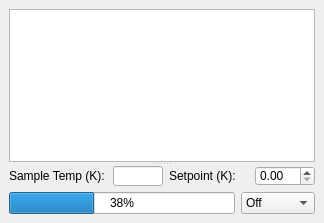
<?xml version="1.0" encoding="UTF-8"?>
<ui version="4.0">
 <class>MainWindow</class>
 <widget class="QMainWindow" name="MainWindow">
  <property name="geometry">
   <rect>
    <x>0</x>
    <y>0</y>
    <width>324</width>
    <height>223</height>
   </rect>
  </property>
  <property name="sizePolicy">
   <sizepolicy hsizetype="Fixed" vsizetype="Fixed">
    <horstretch>0</horstretch>
    <verstretch>0</verstretch>
   </sizepolicy>
  </property>
  <property name="minimumSize">
   <size>
    <width>50</width>
    <height>20</height>
   </size>
  </property>
  <property name="maximumSize">
   <size>
    <width>16777215</width>
    <height>16777215</height>
   </size>
  </property>
  <property name="windowTitle">
   <string>Sample Monitor</string>
  </property>
  <widget class="QWidget" name="centralwidget">
   <property name="sizePolicy">
    <sizepolicy hsizetype="Preferred" vsizetype="Preferred">
     <horstretch>0</horstretch>
     <verstretch>0</verstretch>
    </sizepolicy>
   </property>
   <property name="minimumSize">
    <size>
     <width>1</width>
     <height>1</height>
    </size>
   </property>
   <property name="maximumSize">
    <size>
     <width>16777215</width>
     <height>16777215</height>
    </size>
   </property>
   <layout class="QHBoxLayout" name="horizontalLayout">
    <item>
     <widget class="QSplitter" name="splitter">
      <property name="minimumSize">
       <size>
        <width>50</width>
        <height>20</height>
       </size>
      </property>
      <property name="orientation">
       <enum>Qt::Vertical</enum>
      </property>
      <widget class="PlotWidget" name="gTemp">
       <property name="enabled">
        <bool>true</bool>
       </property>
       <property name="sizePolicy">
        <sizepolicy hsizetype="Preferred" vsizetype="Preferred">
         <horstretch>0</horstretch>
         <verstretch>0</verstretch>
        </sizepolicy>
       </property>
       <property name="minimumSize">
        <size>
         <width>1</width>
         <height>1</height>
        </size>
       </property>
       <property name="sizeIncrement">
        <size>
         <width>1</width>
         <height>1</height>
        </size>
       </property>
      </widget>
      <widget class="QWidget" name="layoutWidget">
       <layout class="QVBoxLayout" name="verticalLayout">
        <item>
         <layout class="QHBoxLayout" name="horizontalLayout_4" stretch="1,1,1,1,1">
          <item>
           <widget class="QLabel" name="lSampleTemp">
            <property name="minimumSize">
             <size>
              <width>110</width>
              <height>20</height>
             </size>
            </property>
            <property name="text">
             <string>Sample Temp (K):  </string>
            </property>
           </widget>
          </item>
          <item>
           <widget class="QLineEdit" name="tTemp">
            <property name="sizePolicy">
             <sizepolicy hsizetype="Expanding" vsizetype="Fixed">
              <horstretch>1</horstretch>
              <verstretch>0</verstretch>
             </sizepolicy>
            </property>
            <property name="minimumSize">
             <size>
              <width>50</width>
              <height>20</height>
             </size>
            </property>
            <property name="cursor">
             <cursorShape>IBeamCursor</cursorShape>
            </property>
            <property name="readOnly">
             <bool>true</bool>
            </property>
           </widget>
          </item>
          <item>
           <spacer name="horizontalSpacer">
            <property name="orientation">
             <enum>Qt::Horizontal</enum>
            </property>
            <property name="sizeHint" stdset="0">
             <size>
              <width>0</width>
              <height>0</height>
             </size>
            </property>
           </spacer>
          </item>
          <item>
           <widget class="QLabel" name="lSetpoint">
            <property name="minimumSize">
             <size>
              <width>80</width>
              <height>20</height>
             </size>
            </property>
            <property name="text">
             <string>Setpoint (K):  </string>
            </property>
           </widget>
          </item>
          <item>
           <widget class="SpinBox" name="sbSetpoint">
            <property name="sizePolicy">
             <sizepolicy hsizetype="Minimum" vsizetype="Fixed">
              <horstretch>1</horstretch>
              <verstretch>0</verstretch>
             </sizepolicy>
            </property>
            <property name="minimumSize">
             <size>
              <width>60</width>
              <height>20</height>
             </size>
            </property>
           </widget>
          </item>
         </layout>
        </item>
        <item>
         <layout class="QHBoxLayout" name="horizontalLayout_5">
          <item>
           <widget class="QProgressBar" name="pHeater">
            <property name="value">
             <number>38</number>
            </property>
            <property name="textVisible">
             <bool>true</bool>
            </property>
            <property name="orientation">
             <enum>Qt::Horizontal</enum>
            </property>
            <property name="invertedAppearance">
             <bool>false</bool>
            </property>
            <property name="textDirection">
             <enum>QProgressBar::BottomToTop</enum>
            </property>
           </widget>
          </item>
          <item>
           <widget class="QComboBox" name="cbHeater">
            <item>
             <property name="text">
              <string>Off</string>
             </property>
            </item>
            <item>
             <property name="text">
              <string>Low</string>
             </property>
            </item>
            <item>
             <property name="text">
              <string>Medium</string>
             </property>
            </item>
            <item>
             <property name="text">
              <string>High</string>
             </property>
            </item>
           </widget>
          </item>
         </layout>
        </item>
       </layout>
      </widget>
     </widget>
    </item>
   </layout>
  </widget>
 </widget>
 <customwidgets>
  <customwidget>
   <class>PlotWidget</class>
   <extends>QGraphicsView</extends>
   <header>pyqtgraph</header>
  </customwidget>
  <customwidget>
   <class>SpinBox</class>
   <extends>QDoubleSpinBox</extends>
   <header>pyqtgraph</header>
  </customwidget>
 </customwidgets>
 <resources/>
 <connections/>
</ui>
